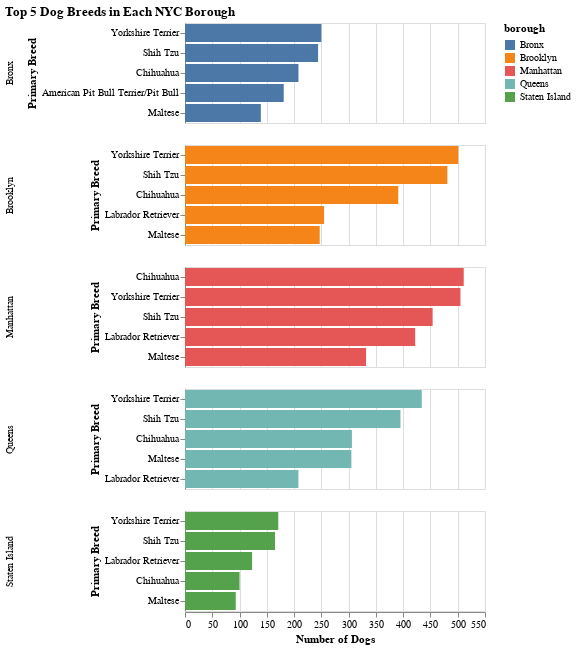

Write notebook code for a chart like this one.
### Markdown cell above
... but Altair above was treating the y-axis as a global category, so we have to set the y-axes for each borough independently:

### Code cell
top_breeds = (
    dogs_zips.groupby(['borough','Primary Breed'])
    .size()
    .reset_index(name='count')
    .sort_values(['borough', 'count'], ascending=[True, False])
    .groupby('borough')
    .head(5)
)

top_breeds = top_breeds[top_breeds['Primary Breed'].notna()]
top_breeds['Primary Breed'] = top_breeds['Primary Breed'].str.strip()

top_breeds['rank'] = (
    top_breeds.groupby('borough')['count']
    .rank(method='first', ascending=False)
)

base = alt.Chart(top_breeds).mark_bar().encode(
    x=alt.X('count:Q', title='Number of Dogs'),
    y=alt.Y('Primary Breed:N',
            sort=alt.EncodingSortField(field='rank', order='ascending')),
    color='borough:N',
    tooltip=['borough:N', 'Primary Breed:N', 'count:Q']
)

chart = base.facet(
    row=alt.Row('borough:N', title=None),
).resolve_scale(
    y='independent'  # This is the key to avoiding 6 identical y-axes
).properties(
    title='Top 5 Dog Breeds in Each NYC Borough',
)

chart

### Figure 1 — Vega-Lite specification as saved in the notebook (floating-point values rounded to 4 significant figures)
{"config": {"view": {"continuousWidth": 300, "continuousHeight": 300}}, "data": {"name": "data-fb935ad8dd79ce899ead1a55ad6f487d"}, "facet": {"row": {"field": "borough", "title": null, "type": "nominal"}}, "spec": {"mark": {"type": "bar"}, "encoding": {"color": {"field": "borough", "type": "nominal"}, "tooltip": [{"field": "borough", "type": "nominal"}, {"field": "Primary Breed", "type": "nominal"}, {"field": "count", "type": "quantitative"}], "x": {"field": "count", "title": "Number of Dogs", "type": "quantitative"}, "y": {"field": "Primary Breed", "sort": {"field": "rank", "order": "ascending"}, "type": "nominal"}}}, "resolve": {"scale": {"y": "independent"}}, "title": "Top 5 Dog Breeds in Each NYC Borough", "$schema": "https://vega.github.io/schema/vega-lite/v5.20.1.json", "datasets": {"data-fb935ad8dd79ce899ead1a55ad6f487d": [{"borough": "Bronx", "Primary Breed": "Yorkshire Terrier", "count": 250, "rank": 1.0}, {"borough": "Bronx", "Primary Breed": "Shih Tzu", "count": 244, "rank": 2.0}, {"borough": "Bronx", "Primary Breed": "Chihuahua", "count": 208, "rank": 3.0}, {"borough": "Bronx", "Primary Breed": "American Pit Bull Terrier/Pit Bull", "count": 181, "rank": 4.0}, {"borough": "Bronx", "Primary Breed": "Maltese", "count": 139, "rank": 5.0}, {"borough": "Brooklyn", "Primary Breed": "Yorkshire Terrier", "count": 501, "rank": 1.0}, {"borough": "Brooklyn", "Primary Breed": "Shih Tzu", "count": 481, "rank": 2.0}, {"borough": "Brooklyn", "Primary Breed": "Chihuahua", "count": 391, "rank": 3.0}, {"borough": "Brooklyn", "Primary Breed": "Labrador Retriever", "count": 255, "rank": 4.0}, {"borough": "Brooklyn", "Primary Breed": "Maltese", "count": 247, "rank": 5.0}, {"borough": "Manhattan", "Primary Breed": "Chihuahua", "count": 511, "rank": 1.0}, {"borough": "Manhattan", "Primary Breed": "Yorkshire Terrier", "count": 505, "rank": 2.0}, {"borough": "Manhattan", "Primary Breed": "Shih Tzu", "count": 454, "rank": 3.0}, {"borough": "Manhattan", "Primary Breed": "Labrador Retriever", "count": 422, "rank": 4.0}, {"borough": "Manhattan", "Primary Breed": "Maltese", "count": 332, "rank": 5.0}, {"borough": "Queens", "Primary Breed": "Yorkshire Terrier", "count": 434, "rank": 1.0}, {"borough": "Queens", "Primary Breed": "Shih Tzu", "count": 395, "rank": 2.0}, {"borough": "Queens", "Primary Breed": "Chihuahua", "count": 306, "rank": 3.0}, {"borough": "Queens", "Primary Breed": "Maltese", "count": 305, "rank": 4.0}, {"borough": "Queens", "Primary Breed": "Labrador Retriever", "count": 208, "rank": 5.0}, {"borough": "Staten Island", "Primary Breed": "Yorkshire Terrier", "count": 171, "rank": 1.0}, {"borough": "Staten Island", "Primary Breed": "Shih Tzu", "count": 165, "rank": 2.0}, {"borough": "Staten Island", "Primary Breed": "Labrador Retriever", "count": 123, "rank": 3.0}, {"borough": "Staten Island", "Primary Breed": "Chihuahua", "count": 100, "rank": 4.0}, {"borough": "Staten Island", "Primary Breed": "Maltese", "count": 93, "rank": 5.0}]}}
